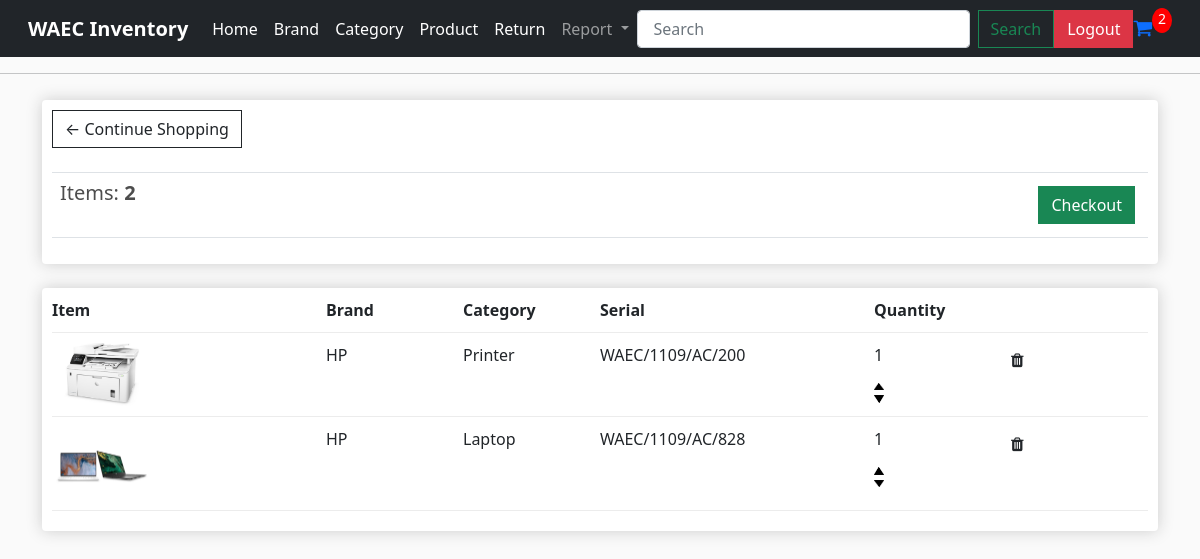
Page /cart/ (signed in) on the committed database.
### store/models.py (models this page shows, shortened)
class Order(models.Model):
    receiver=models.ForeignKey(Receiver,on_delete=models.SET_NULL,null=True,blank=True)
    dateOrdered=models.DateTimeField(auto_now_add=True)
    complete=models.BooleanField(default=False)
    transactionID=models.CharField(max_length=200,null=True)
    """
    receiver=models.ForeignKey(Receiver,on_delete=models.SET_NULL,null=True,blank=True)
    complete=models.BooleanField(default=False,null=True,blank=False)

    dateOrdered=models.DateTimeField(auto_now_add=True)
    #iName=models.CharField(max_length=200,null=True)
    transactionID=models.CharField(max_length=200,null=True)
    #iEmail=models.CharField(max_length=200,null=True)

    #rName=models.CharField(max_length=200,null=True)
    #rDivision=models.CharField(max_length=200,null=True)
    #rDepart=models.CharField(max_length=200,null=True)
    ##rLocation=models.CharField(max_length=200,null=True)
    #rPurpose=models.CharField(max_length=200,null=True)


    """
    @property
    def getCartItems(self):
        orderitems = self.orderitem_set.all()
        total = sum([item.quantity for item in orderitems])
        return total

class OrderItem(models.Model):
    product=models.ForeignKey(Product,on_delete=models.SET_NULL,null=True,blank=True)
    order=models.ForeignKey(Order,on_delete=models.SET_NULL,null=True,blank=True)
    quantity=models.IntegerField(default=0,null=True,blank=True)
    dateAdded=models.DateTimeField(auto_now_add=True)

class Product(models.Model):
    brand = models.ForeignKey(Brand, on_delete=models.SET_NULL, null=True, blank=True)
    category = models.ForeignKey(Category,on_delete=models.SET_NULL,null=True,blank=True)
    serial = models.CharField(max_length=200,null=True)
    status=models.BooleanField(default=True,null=True,blank=False)
    image = models.ImageField(null=True, blank=True,upload_to='images')
    @property
    def imageURL(self):
        try:
            url=self.image.url
        except:
            url=''
        return url
    class Meta:
        ordering=('-id',)

class Brand(models.Model):
    brand = models.CharField(max_length=200,null=True)
    def __str__(self):
        return self.brand

class Category(models.Model):
    brand=models.ForeignKey(Brand,on_delete=models.SET_NULL,null=True,blank=True)
    category=models.CharField(max_length=200,null=True)
    def __str__(self):
        return self.category

### store/views.py (the view)
# urls.py: path('cart/',views.cart,name="cart"),
@login_required(login_url='login')
def cart(request):
    data = cartData(request)
    cartItems=data['cartItems']
    order=data['order']
    items=data['items']
    context={'items':items,'order':order,'cartItems':cartItems}
    return render(request,'store/cart.html',context)

### store/utils.py (called while the page is built)
def cartData(request):
    if request.user.is_authenticated:
        receiver=request.user.receiver
        order,created=Order.objects.get_or_create(receiver=receiver,complete=False)
        items=order.orderitem_set.all()
        cartItems=order.getCartItems
    else:
        cookieData = cookieCart(request)
        cartItems=cookieData['cartItems']
        order=cookieData['order']
        items=cookieData['items']
    return {'cartItems':cartItems,'order':order,'items':items}

### store/Templates/store/cart.html
{% extends 'store/main.html' %}
{% load static %}
{% block content %}
<div class="row">
    <div class="col-lg-12">
        <div class="box-element">
            <a  class="btn btn-outline-dark" href="{% url 'store' %}">&#x2190; Continue Shopping</a>
            <br>
            <br>
            <table class="table">
                <tr>
                    <th><h5>Items: <strong>{{order.getCartItems}}</strong></h5></th>
                    <th>
                        <a  style="float:right; margin:5px;" class="btn btn-success" href="{% url 'checkout' %}">Checkout</a>
                    </th>
                </tr>
            </table>
        </div>
        <br>
        <div class="box-element">
            <div class="cart-row">
                <div style="flex:2"><strong>Item</strong></div>
                <div style="flex:1"><strong>Brand</strong></div>
                <div style="flex:1"><strong>Category</strong></div>
                <div style="flex:2"><strong>Serial</strong></div>
                <div style="flex:1"><strong>Quantity</strong></div>
                <div style="flex:1"><strong></strong></div>
            </div>
            {% for item in items %}
            <div class="cart-row">
                <div style="flex:2"><img class="row-image" src="{{item.product.imageURL}}"></div>
                <div style="flex:1">{{item.product.brand}}</div>
                <div style="flex:1">{{item.product.category}}</div>
                <div style="flex:2">{{item.product.serial}}</div>
                <div style="flex:1">
                    <p class="quantity">{{item.quantity}}</p>
                    <div class="quantity">
                        <img data-product="{{item.product.id}}" data-action="add" style="width:10px; cursor: pointer; display: block; margin-top: 5px; transition:.1s;" class="chg-quantity update-cart" src="{% static  'images/arrow-up.png' %}">
                        <img data-product="{{item.product.id}}" data-action="remove" style="width:10px; cursor: pointer; display: block; margin-top: 5px; transition:.1s;"   class="chg-quantity update-cart" src="{% static  'images/arrow-down.png' %}">
                    </div>
                </div>
                <div data-product="{{item.product.id}}" data-action="clear" style="flex:1; width:10px; cursor: pointer; display: block; margin-top: 5px; transition:.1s;"   class="chg-quantity update-cart"><i class="fa fa-trash"></i></div>
            </div>
            {% endfor %}
        </div>
        </div
</div
{% endblock content %}

### static/css/main.css (style rules this page uses)
body { background-color: hsl(0, 0%, 98%); }
h1,h2,h3,h4,h5,h6 { color:hsl(0, 0%, 30%); }
.box-element { box-shadow:hsl(0, 0%, 80%) 0 0 16px; background-color: #fff; border-radius: 4px; padding: 10px; }
.col-lg-4, .col-lg-6, .col-lg-8, .col-lg-12 { margin-top: 10px; }
.btn { border-radius: 0; }
.row-image { width: 100px; }
.cart-row { display: flex; align-items: flex-stretch; padding-bottom: 10px; margin-bottom: 10px; border-bottom: 1px solid #ececec; }

### rows in the picture
Order: getCartItems "2"
OrderItem: product.imageURL (picture), product.brand "HP", product.category "Printer", product.serial "WAEC/1109/AC/200", quantity "1"
OrderItem: product.imageURL (picture), product.brand "HP", product.category "Laptop", product.serial "WAEC/1109/AC/828", quantity "1"

### other values in the picture
{{ cartItems }} "2"
